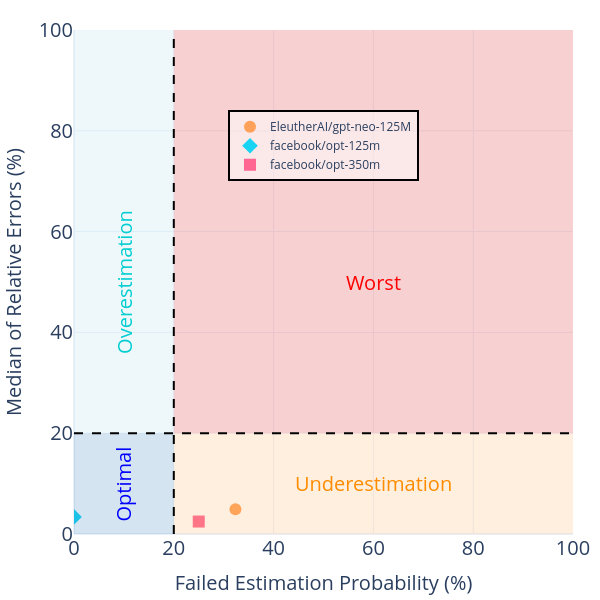

The code cell stored with this chart in its notebook:
### Code cell
fig = e_plot.llm_plot_probability_estimation_vs_error_scatter_diagram_model_base(
    title="Evaluation-Comparison of Success Rate vs Relative Error-SGD",
    data_dir=project_base,
    image_size=(800, 800),
    title_font_size=35,
    legend_font_size=30,
    tickfont_size=25,
    quadrant_font_size=40,
    marker_size=16,
    view_mode=True
)
fig.show()

### Figure 1 — Plotly figure (JSON) as saved in the notebook; plotly's stock layout.template omitted (floating-point values rounded to 4 significant figures)
{"data": [{"customdata": [[11, 23]], "hovertemplate": "model=EleutherAI/gpt-neo-125M<br>Failed Estimation Probability  (%)=%{x}<br>Relative Error (%)=%{y}<br>Correct_Estimation_False_Count=%{customdata[0]}<br>Correct_Estimation_True_Count=%{customdata[1]}<extra></extra>", "legendgroup": "EleutherAI/gpt-neo-125M", "marker": {"color": "#FFA15A", "symbol": "circle", "size": 12}, "mode": "markers", "name": "EleutherAI/gpt-neo-125M", "orientation": "v", "showlegend": true, "x": [32.35], "xaxis": "x", "y": [4.9], "yaxis": "y", "type": "scatter"}, {"customdata": [[0, 35]], "hovertemplate": "model=facebook/opt-125m<br>Failed Estimation Probability  (%)=%{x}<br>Relative Error (%)=%{y}<br>Correct_Estimation_False_Count=%{customdata[0]}<br>Correct_Estimation_True_Count=%{customdata[1]}<extra></extra>", "legendgroup": "facebook/opt-125m", "marker": {"color": "#19d3f3", "symbol": "diamond", "size": 12}, "mode": "markers", "name": "facebook/opt-125m", "orientation": "v", "showlegend": true, "x": [0.0], "xaxis": "x", "y": [3.39], "yaxis": "y", "type": "scatter"}, {"customdata": [[5, 15]], "hovertemplate": "model=facebook/opt-350m<br>Failed Estimation Probability  (%)=%{x}<br>Relative Error (%)=%{y}<br>Correct_Estimation_False_Count=%{customdata[0]}<br>Correct_Estimation_True_Count=%{customdata[1]}<extra></extra>", "legendgroup": "facebook/opt-350m", "marker": {"color": "#FF6692", "symbol": "square", "size": 12}, "mode": "markers", "name": "facebook/opt-350m", "orientation": "v", "showlegend": true, "x": [25.0], "xaxis": "x", "y": [2.47], "yaxis": "y", "type": "scatter"}], "layout": {"xaxis": {"anchor": "y", "domain": [0.0, 1.0], "title": {"text": "Failed Estimation Probability (%)", "font": {"size": 20}}, "tickfont": {"size": 20}, "range": [0, 100]}, "yaxis": {"anchor": "x", "domain": [0.0, 1.0], "title": {"text": "Median of Relative Errors (%)", "font": {"size": 20}}, "tickfont": {"size": 20}, "range": [0, 100]}, "legend": {"title": {}, "tracegroupgap": 0, "font": {"size": 12}, "orientation": "v", "yanchor": "bottom", "y": 0.7, "xanchor": "center", "x": 0.5, "bgcolor": "rgba(255,255,255,0.5)", "bordercolor": "Black", "borderwidth": 2}, "margin": {"t": 30, "l": 20, "r": 10, "b": 50}, "shapes": [{"fillcolor": "rgba(44, 123, 182, 0.2)", "line": {"width": 0}, "type": "rect", "x0": 0, "x1": 20, "y0": 0, "y1": 20}, {"fillcolor": "rgba(253, 174, 97, 0.2)", "line": {"width": 0}, "type": "rect", "x0": 20, "x1": 100, "y0": 0, "y1": 20}, {"fillcolor": "rgba(171, 217, 233, 0.2)", "line": {"width": 0}, "type": "rect", "x0": 0, "x1": 20, "y0": 20, "y1": 100}, {"fillcolor": "rgba(215, 25, 28, 0.2)", "line": {"width": 0}, "type": "rect", "x0": 20, "x1": 100, "y0": 20, "y1": 100}, {"line": {"color": "black", "dash": "dash", "width": 2}, "type": "line", "x0": 20, "x1": 20, "y0": 0, "y1": 100}, {"line": {"color": "black", "dash": "dash", "width": 2}, "type": "line", "x0": 0, "x1": 100, "y0": 20, "y1": 20}], "annotations": [{"font": {"color": "blue", "size": 20}, "showarrow": false, "text": "Optimal", "textangle": -90, "x": 10.0, "xanchor": "center", "y": 10.0, "yanchor": "middle"}, {"font": {"color": "DarkOrange", "size": 20}, "showarrow": false, "text": "Underestimation", "x": 60.0, "xanchor": "center", "y": 10.0, "yanchor": "middle"}, {"font": {"color": "DarkTurquoise", "size": 20}, "showarrow": false, "text": "Overestimation", "textangle": -90, "x": 10.0, "xanchor": "center", "y": 50.0, "yanchor": "middle"}, {"font": {"color": "red", "size": 20}, "showarrow": false, "text": "Worst", "x": 60.0, "xanchor": "center", "y": 50.0, "yanchor": "middle"}], "font": {"size": 20}, "width": 600, "height": 600}}
